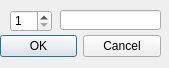
<?xml version="1.0" encoding="UTF-8"?>
<ui version="4.0">
 <class>Dialog</class>
 <widget class="QDialog" name="Dialog">
  <property name="geometry">
   <rect>
    <x>0</x>
    <y>0</y>
    <width>169</width>
    <height>68</height>
   </rect>
  </property>
  <property name="windowTitle">
   <string>Dialog</string>
  </property>
  <widget class="QDialogButtonBox" name="buttonBox">
   <property name="geometry">
    <rect>
     <x>0</x>
     <y>30</y>
     <width>161</width>
     <height>32</height>
    </rect>
   </property>
   <property name="orientation">
    <enum>Qt::Horizontal</enum>
   </property>
   <property name="standardButtons">
    <set>QDialogButtonBox::Cancel|QDialogButtonBox::Ok</set>
   </property>
  </widget>
  <widget class="QLineEdit" name="lineEdit">
   <property name="geometry">
    <rect>
     <x>60</x>
     <y>10</y>
     <width>101</width>
     <height>20</height>
    </rect>
   </property>
  </widget>
  <widget class="QSpinBox" name="spinBox">
   <property name="geometry">
    <rect>
     <x>10</x>
     <y>10</y>
     <width>42</width>
     <height>22</height>
    </rect>
   </property>
   <property name="minimum">
    <number>1</number>
   </property>
   <property name="maximum">
    <number>5</number>
   </property>
  </widget>
 </widget>
 <resources/>
 <connections>
  <connection>
   <sender>buttonBox</sender>
   <signal>accepted()</signal>
   <receiver>Dialog</receiver>
   <slot>accept()</slot>
   <hints>
    <hint type="sourcelabel">
     <x>248</x>
     <y>254</y>
    </hint>
    <hint type="destinationlabel">
     <x>157</x>
     <y>274</y>
    </hint>
   </hints>
  </connection>
  <connection>
   <sender>buttonBox</sender>
   <signal>rejected()</signal>
   <receiver>Dialog</receiver>
   <slot>reject()</slot>
   <hints>
    <hint type="sourcelabel">
     <x>316</x>
     <y>260</y>
    </hint>
    <hint type="destinationlabel">
     <x>286</x>
     <y>274</y>
    </hint>
   </hints>
  </connection>
 </connections>
</ui>
